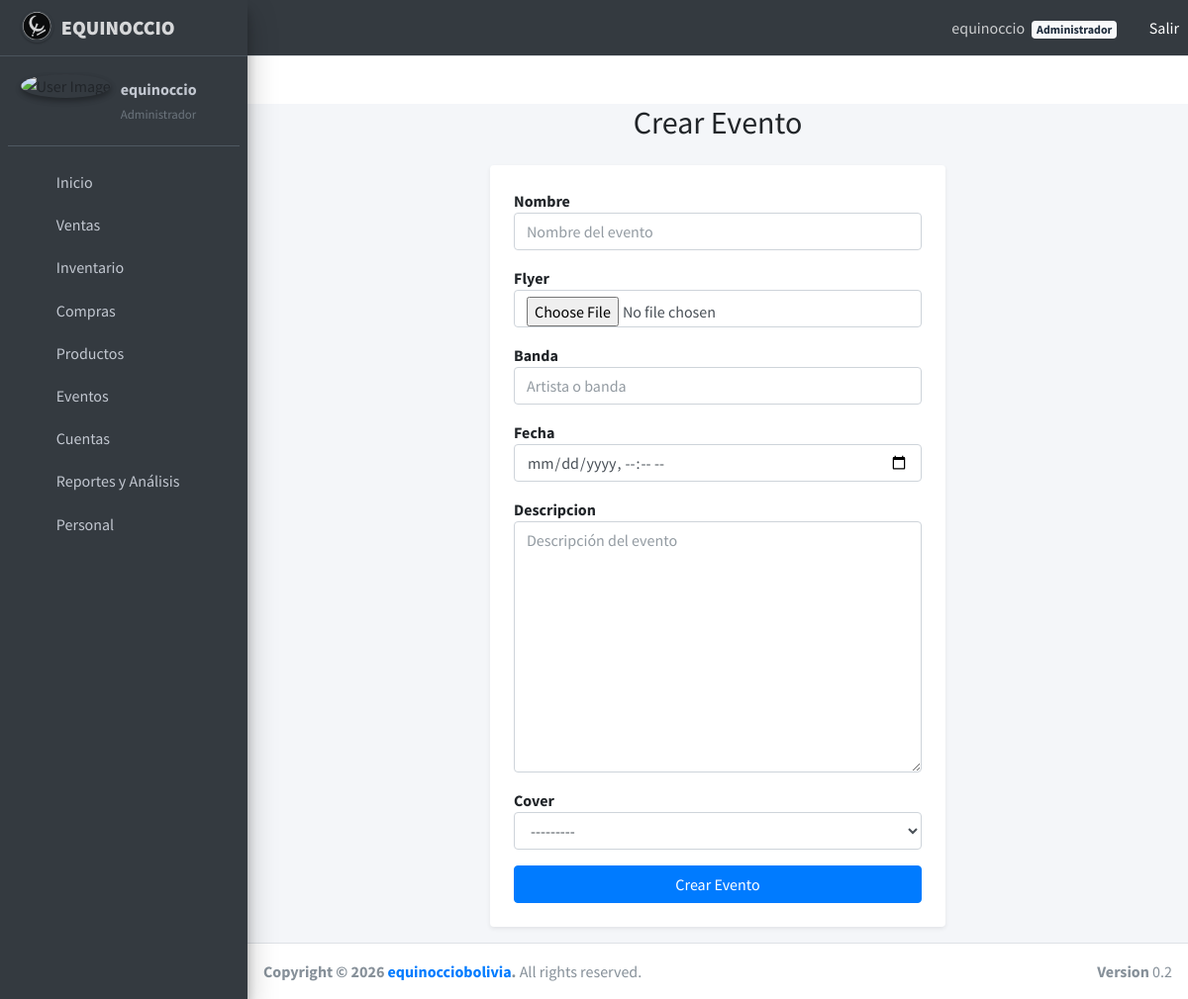
Page /eventos/crear/ (signed in) on the committed database.
### usuarios/models.py (models this page shows, shortened)
class Usuario(AbstractUser):
    ROL_CHOICES = [
        ('administrador', 'Administrador'),
        ('jefe_barra', 'Jefe de Barra'),
        ('bartender', 'Bartender'),
        ('mesero', 'Mesero'),
    ]
    CI = models.CharField(max_length=20, unique=True, blank=True, null=True)
    rol = models.CharField(
        max_length=50,
        choices=ROL_CHOICES,
        blank=True,
        null=True
    )
    groups = models.ManyToManyField(
        Group,
        related_name='usuarios_user_set',
        blank=True,
    )
    user_permissions = models.ManyToManyField(
        Permission,
        related_name='usuarios_user_set',
        blank=True,
    )
    USERNAME_FIELD = 'username'
    REQUIRED_FIELDS = []
    class Meta:
        verbose_name = 'Usuario'
        verbose_name_plural = 'Usuarios'
    def tiene_acceso_ventas(self):
        return self.rol in ['administrador', 'jefe_barra', 'bartender', 'mesero']
    def tiene_acceso_compras(self):
        return self.rol in ['administrador', 'jefe_barra']
    def tiene_acceso_inventarios(self):
        return self.rol in ['administrador', 'jefe_barra']
    def tiene_acceso_analizador(self):
        return self.rol in ['administrador', 'jefe_barra']
    def tiene_acceso_usuarios(self):
        return self.rol == 'administrador'

### eventos/views.py (the view)
# urls.py: path('crear/', views.crear_evento, name='crear_evento'),
@login_required
def crear_evento(request):
    if not request.user.tiene_acceso_compras():
        messages.error(request, 'No tiene  permisos para crear eventos.')
        return redirect('usuarios:inicio')
    if request.method == 'POST':
        form = EventoForm(request.POST, request.FILES)
        if form.is_valid():
            form.save()
            messages.success(request, 'Evento creado correctamente.')
            return redirect('eventos:listar_eventos')
        else:
            messages.error(request, 'Error al crear el evento. Revise los datos.')
    else:
        form = EventoForm()
    return render(request, 'eventos/crear_evento.html', {'form': form})

### eventos/forms.py
class EventoForm(forms.ModelForm):
    class Meta:
        model = Evento
        fields = ['nombre', 'flyer', 'banda', 'fecha', 'descripcion', 'cover']  # Campos actualizados
        widgets = {
            'nombre': forms.TextInput(attrs={'class': 'form-control', 'placeholder': 'Nombre del evento'}),
            'flyer': forms.FileInput(attrs={'class': 'form-control'}),
            'banda': forms.TextInput(attrs={'class': 'form-control', 'placeholder': 'Artista o banda'}),
            'fecha': forms.DateTimeInput(attrs={'type': 'datetime-local', 'class': 'form-control'}),
            'descripcion': forms.Textarea(attrs={'class': 'form-control', 'placeholder': 'Descripción del evento'}),
            'cover': forms.Select(attrs={'class': 'form-control'}),
        }
    def __init__(self, *args, **kwargs):
        super().__init__(*args, **kwargs)
        for field in self.fields.values():
            field.label = f'<span class="font-weight-bold">{field.label}</span>'

### eventos/templates/eventos/crear_evento.html (shortened to what this page needs)
{% extends 'base.html' %}
{% block content %}
<div class="container mt-5">
    <h2 class="text-center mb-4">Crear Evento</h2>
    <div class="row justify-content-center">
        <div class="col-md-8 col-lg-6">
            <form method="POST" enctype="multipart/form-data" class="card p-4 shadow-sm">
                {% for field in form %}
                    <div class="form-group">
                        {{ field.label|safe }}
                        {{ field }}
                    </div>
                {% endfor %}
                <button type="submit" class="btn btn-primary btn-block">Crear Evento</button>
            </form>
        </div>
    </div>
</div>
{% endblock %}

### usuarios/templates/base.html (shortened to what this page needs)
<!DOCTYPE html>
<html lang="en">
<head>
    {% load static %}
    <link rel="stylesheet" href="{% static 'plugins/fontawesome-free/css/all.min.css' %}">
    <link rel="stylesheet" href="https://code.ionicframework.com/ionicons/2.0.1/css/ionicons.min.css">
    <link rel="stylesheet" href="{% static 'plugins/tempusdominus-bootstrap-4/css/tempusdominus-bootstrap-4.min.css' %}">
    <link rel="stylesheet" href="{% static 'plugins/icheck-bootstrap/icheck-bootstrap.min.css' %}">
    <link rel="stylesheet" href="{% static 'plugins/jqvmap/jqvmap.min.css' %}">
    <link rel="stylesheet" href="{% static 'dist/css/adminlte.min.css' %}">
    <link rel="stylesheet" href="{% static 'plugins/overlayScrollbars/css/OverlayScrollbars.min.css' %}">
    <link rel="stylesheet" href="{% static 'plugins/daterangepicker/daterangepicker.css' %}">
    <link rel="stylesheet" href="{% static 'plugins/summernote/summernote-bs4.css' %}">
    <link href="https://cdn.jsdelivr.net/npm/fullcalendar@6.1.15/index.global.min.css" rel="stylesheet">
</head>
<body class="hold-transition sidebar-mini layout-fixed" onload="startTime()">
<div class="wrapper">
    <nav class="main-header navbar navbar-expand navbar-dark">
        <ul class="navbar-nav">
            <li class="nav-item">
                <a class="nav-link" data-widget="pushmenu" href="#" role="button">
                    <i class="fas fa-bars"></i>
                </a>
            </li>
        </ul>
        <ul class="navbar-nav ml-auto">
            {% if user.is_authenticated %}
            <li class="nav-item">
                <span class="nav-link">
                    <i class="fas fa-user-circle mr-1"></i>
                    {{ user.get_full_name|default:user.username }}
                    {% if user.rol %}
                    <span class="badge badge-light ml-1">{{ user.get_rol_display }}</span>
                    {% endif %}
                </span>
            </li>
            <li class="nav-item">
                <form method="post" action="{% url 'usuarios:logout' %}" style="display:inline;">
                    <button type="submit" class="btn btn-link nav-link" style="color:white; padding:0;">
                        <i class="fas fa-sign-out-alt"></i> Salir
                    </button>
                </form>
            </li>
            {% endif %}
        </ul>
    </nav>
    <aside class="main-sidebar sidebar-dark-primary elevation-4">
        <a href="{% url 'usuarios:inicio' %}" class="brand-link">
            <img src="{% static 'img/navba_logo3.png' %}" alt="Logo" class="brand-image img-circle elevation-1" style="opacity:.8">
            <span class="brand-text font-weight-bold"><strong>EQUINOCCIO</strong></span>
        </a>
        <div class="sidebar">
            <div class="user-panel mt-3 pb-3 mb-3 d-flex">
                <div class="image">
                    <img src="{% static 'img/logo_equi.jpg' %}" class="img-circle elevation-2" alt="User Image">
                </div>
                {% if user.is_authenticated %}
                <div class="info">
                    <a href="#" class="d-block font-weight-bold">{{ user.username }}</a>
                    <small class="text-muted">{{ user.get_rol_display|default:"Sin rol" }}</small>
                </div>
                {% endif %}
            </div>
            <nav class="mt-2">
                <ul class="nav nav-pills nav-sidebar flex-column" data-widget="treeview" role="menu" data-accordion="false">
                    <li class="nav-item">
                        <a class="nav-link" href="{% url 'usuarios:inicio' %}">
                            <i class="nav-icon fas fa-home"></i>
                            <p>Inicio</p>
                        </a>
                    </li>
                    {% if user.tiene_acceso_ventas %}
                    <li class="nav-item has-treeview">
                        <a href="#" class="nav-link">
                            <i class="nav-icon fas fa-cash-register"></i>
                            <p>Ventas <i class="right fas fa-angle-left"></i></p>
                        </a>
                    </li>
                    {% endif %}
                     {% if user.tiene_acceso_inventarios %}
                    <li class="nav-item has-treeview">
                        <a href="#" class="nav-link">
                            <i class="nav-icon fas fa-boxes"></i>
                            <p>Inventario <i class="right fas fa-angle-left"></i></p>
                        </a>
                    </li>
                    {% endif %}
                    {% if user.tiene_acceso_compras %}
                    <li class="nav-item has-treeview">
                        <a href="#" class="nav-link">
                            <i class="nav-icon fas fa-shopping-cart"></i>
                            <p>Compras <i class="right fas fa-angle-left"></i></p>
                        </a>
                    </li>
                    {% endif %}
                    {% if user.tiene_acceso_compras %}
                    <li class="nav-item has-treeview">
                        <a href="#" class="nav-link">
                            <i class="nav-icon fas fa-wine-bottle"></i>
                            <p>Productos <i class="right fas fa-angle-left"></i></p>
                        </a>
                    </li>
                    {% endif %}
                    {% if user.tiene_acceso_compras %}
                    <li class="nav-item has-treeview">
                        <a href="#" class="nav-link">
                            <i class="nav-icon fas fa-calendar-check"></i>
                            <p>Eventos <i class="right fas fa-angle-left"></i></p>
                        </a>
                    </li>
                    {% endif %}
                    {% if user.tiene_acceso_compras %}
                    <li class="nav-item has-treeview">
                        <a href="#" class="nav-link">
                            <i class="nav-icon fas fa-calculator"></i>
                            <p>Cuentas <i class="right fas fa-angle-left"></i></p>
                        </a>
                    </li>
                    {% endif %}
                    {% if user.tiene_acceso_analizador %}
                    <li class="nav-item has-treeview">
                        <a href="#" class="nav-link">
                            <i class="nav-icon fas fa-brain"></i>
                            <p>Reportes y Análisis <i class="right fas fa-angle-left"></i></p>
                        </a>
                    </li>
                    {% endif %}
                    {% if user.tiene_acceso_usuarios %}
                    <li class="nav-item">
                        <a href="{% url 'usuarios:administrar_usuarios' %}" class="nav-link">
                            <i class="nav-icon fas fa-users"></i>
                            <p>Personal</p>
                        </a>
                    </li>
                    {% endif %}
                </ul>
            </nav>
        </div>
    </aside>
    <div class="content-wrapper">
        {% block content %}
        {% endblock %}
    </div>
    <footer class="main-footer">
        <strong>Copyright &copy; 2026 <a href="https://www.facebook.com/equinocciobolivia">equinocciobolivia</a>.</strong>
        All rights reserved.
        <div class="float-right d-none d-sm-inline-block">
            <b>Version</b> 0.2
        </div>
    </footer>
</div>
</body>
</html>

### rows in the picture
Usuario: get_full_name "equinoccio", rol "Administrador", username "equinoccio"

### other values in the picture
{{ field.label|safe }} "Nombre" "Flyer" "Banda" "Fecha" "Descripcion" "Cover"
